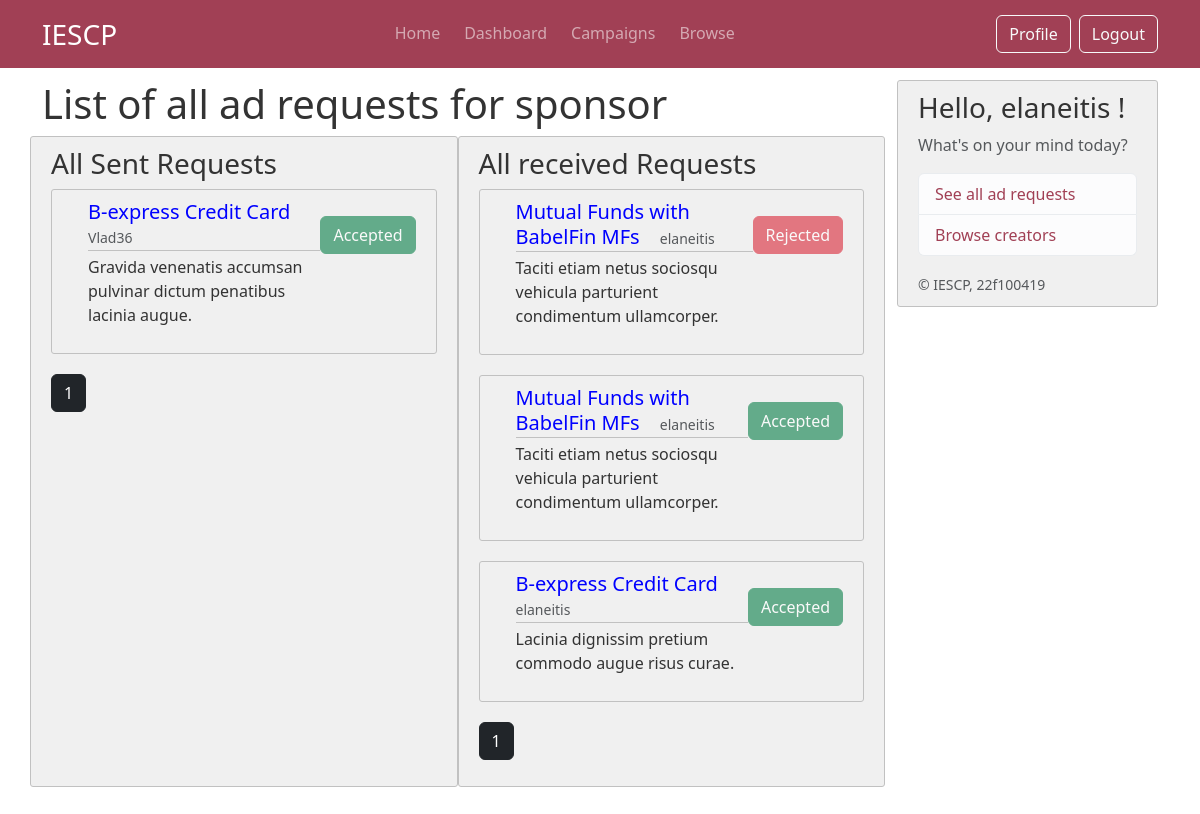
The app's page /sponsor-ad-requests (signed in) with its own data.
### iescp/models.py (models this page shows, shortened)
class AdRequest(db.Model):
    id = db.Column(db.Integer, primary_key=True)
    post_id = db.Column(db.Integer, db.ForeignKey('post.id'), nullable=False)
    sender_id = db.Column(db.Integer, db.ForeignKey('commonuser.id'), nullable=False)
    receiver_id = db.Column(db.Integer, db.ForeignKey('commonuser.id'), nullable=False)
    description = db.Column(db.Text, nullable=False)
    budget = db.Column(db.String(20), nullable=False)
    expected_completion_date = db.Column(db.DateTime, nullable=False)
    status = db.Column(db.String(20), nullable=False, default='pending')  # pending, accepted, rejected
    post = db.relationship('Post', backref='ad_requests')
    sender = db.relationship('CommonUser', foreign_keys=[sender_id], backref='sent_ad_requests')
    receiver = db.relationship('CommonUser', foreign_keys=[receiver_id], backref='received_ad_requests')

class Post(db.Model):
     id = db.Column(db.Integer, primary_key=True)
     title = db.Column(db.String(100), nullable =False)
     date_posted = db.Column(db.DateTime, nullable =False, default =datetime.now(timezone.utc))
     description = db.Column(db.Text, nullable =False)
     budget = db.Column(db.String(20), nullable =False)
     industry = db.Column(db.String(20), nullable =False)
     end_date = db.Column(db.DateTime, nullable =False)
     user_id = db.Column(db.Integer,db.ForeignKey('sponsor.id'),nullable= False)
     status = db.Column(db.String(20), nullable=False, default='Public')
     author = db.relationship('Sponsor', backref='posts', lazy=True)

class CommonUser(db.Model,UserMixin):
     __tablename__ = 'commonuser'
     id = db.Column(db.Integer, primary_key=True)
     role = db.Column(db.String(25), nullable=False) # sponsor or creator
     username = db.Column(db.String(16), unique=True, nullable =False)
     password = db.Column(db.String(60), nullable =False)
     email = db.Column(db.String(50), unique=True, nullable =False)
     firstname = db.Column(db.String(50), nullable=False)
     lastname = db.Column(db.String(50), nullable=False)
     profile_pic = db.Column(db.String(16), nullable =False, default='default.jpg')
     status = db.Column(db.String(12), nullable= False, default='Public') #public or private profile for browse page
     flag = db.Column(db.String(5), nullable=False, default='No') # flag for admin
     phone_no = db.Column(db.String(16), nullable = False)

### iescp/routes.py (the view)
@app.route("/sponsor-ad-requests")
@login_required
@sponsor_required
def sponsor_adreq_list():
     senpage = request.args.get('senpage',default=1,type=int)
     recpage = request.args.get('recpage',default=1,type=int)
     sent_adreq = AdRequest.query.filter_by(sender_id = current_user.id).paginate(page=senpage,per_page=6)
     ads_rec = AdRequest.query.filter_by(receiver_id = current_user.id).paginate(page=recpage,per_page=6)
     return render_template("sponsor/sponsor_adreq_list.html",ads_sent=sent_adreq, ads_rec=ads_rec)

### iescp/models.py (called while the page is built)
@login_manager.user_loader
def load_user(user_id):
     return CommonUser.query.get(int(user_id))

### iescp/templates/sponsor/sponsor_adreq_list.html (shortened to what this page needs)
{% extends "layout.html" %}
{% block content %}
<h1> List of all ad requests for sponsor </h1>
<div class="row">
    <div class="content-section col-md-6">
        <h2 class="h3"> All Sent Requests</h2>
        {% if ads_sent.total != 0 %}
            {% for ad_post in ads_sent %}
                <article class="d-flex content-section">
                    <div class="flex-grow-1 ms-3">
                        <div class="article-metadata">
                            <a class="mr-2 h5" href="{{ url_for('view_adreq', ad_id=ad_post.id) }}" style="margin-right: 1rem;"> {{ ad_post.post.title }}</a>
                            <small class="text-muted"> {{ ad_post.receiver.username }}</small>
                        </div>
                        <p class="article-content"> {{ ad_post.description }} </p>
                    </div>
                    <div class="flex-shrink-0 mt-3">
                        {% if ad_post.status=='accepted' %}
                            <button type="button" class="btn btn-success" disabled> Accepted </button>
                        {% endif %}
                    </div>
                </article>
            {% endfor %}
            {% for page_num in ads_sent.iter_pages(left_edge=1, right_edge=1, left_current=1, right_current=2) %}
                {% if page_num %}
                    {% if ads_sent.page == page_num %}
                            <a class="btn btn-dark mb-3" href="{{ url_for('sponsor_adreq_list', senpage=page_num) }}"> {{ page_num }}</a>
                    {% else %}
                            <a class="btn btn-outline-dark mb-3" href="{{ url_for('sponsor_adreq_list', senpage=page_num) }}"> {{ page_num }}</a>
                    {% endif %}
                {% else %}
                    ...
                {% endif %}
            {% endfor %}
        {% else %}
            <h3 class="h4"> You have no ad requests</h3>
        {% endif %}
    </div>
    <div class="content-section col-md-6">
        <h2 class="h3"> All received Requests</h2>
        {% if ads_rec.total != 0 %}
            {% for ad_post in ads_rec %}
                <article class="d-flex content-section">
                    <div class="flex-grow-1 ms-3">
                        <div class="article-metadata">
                            <a class="mr-2 h5" href="{{ url_for('view_adreq', ad_id=ad_post.id) }}" style="margin-right: 1rem;"> {{ ad_post.post.title }}</a>
                            <small class="text-muted"> {{ ad_post.receiver.username }}</small>
                        </div>
                        <p class="article-content"> {{ ad_post.description }} </p>
                    </div>
                    <div class="flex-shrink-0 mt-3">
                        {% if ad_post.status=='accepted' %}
                            <button type="button" class="btn btn-success" disabled> Accepted </button>
                        {% endif %}
                        {% if ad_post.status=='rejected' %}
                            <button type="button" class="btn btn-danger" disabled> Rejected </button>
                        {% endif %}
                    </div>
                </article>
            {% endfor %}
            {% for page_num in ads_rec.iter_pages(left_edge=1, right_edge=1, left_current=1, right_current=2) %}
                {% if page_num %}
                    {% if ads_rec.page == page_num %}
                            <a class="btn btn-dark mb-3" href="{{ url_for('sponsor_adreq_list', recpage=page_num) }}"> {{ page_num }}</a>
                    {% else %}
                            <a class="btn btn-outline-dark mb-3" href="{{ url_for('sponsor_adreq_list', recpage=page_num) }}"> {{ page_num }}</a>
                    {% endif %}
                {% else %}
                    ...
                {% endif %}
            {% endfor %}
        {% else %}
            <h3 class="h5"> You have no ad requests</h3>
        {% endif %}
    </div>
</div>
{% endblock content %}

### iescp/templates/layout.html (shortened to what this page needs)
<!DOCTYPE html>
<html>
    <head>
        <link href="https://cdn.jsdelivr.net/npm/bootstrap@5.3.3/dist/css/bootstrap.min.css" rel="stylesheet">
        <link rel="stylesheet" type="text/css" href="{{ url_for('static', filename='css/layout.css') }}">
    </head>
    <body>
        {% if current_user.email!='admin@admin.com'%}
        <header class="site-header">
            <nav class="navbar navbar-expand-md fixed-top" data-bs-theme="dark">
                <div class="container">
                    <a class="navbar-brand fs-3" href="{{ url_for('home') }}" >IESCP</a>
                    <div class="collapse navbar-collapse" id="navbarSupportedContent">
                        <ul class="navbar-nav nav-underline ms-auto mb-2 mb-lg-0 gap-2">
                            <li class="nav-item">
                                <a class="nav-link {{ 'active' if request.endpoint == 'home' }}" aria-current="page" href="{{ url_for('home') }}"> Home </a>
                            </li>
                            <li class="nav-item">
                                <a class="nav-link {{ 'active' if request.endpoint == 'dashboard' }}" href="{{ url_for('dashboard') }}"> Dashboard </a>
                            </li>
                            <li class="nav-item">
                                <a class="nav-link {{ 'active' if request.endpoint == 'campaign' }}" href="{{ url_for('campaign') }}"> Campaigns </a>
                            </li>
                            <li class="nav-item">
                                <a class="nav-link {{ 'active' if request.endpoint == 'browse' }}" href="{{ url_for('browse') }}"> Browse </a>
                            </li>
                        </ul>
                        <ul class="navbar-nav ms-auto mb-2 mb-lg-0 gap-2">
                            <li class="nav-item">
                                {% if current_user.role=='Sponsor' %}
                                    <a class="btn btn-outline-light" href="{{url_for('sponsor_profile')}}"> Profile </a>
                                {% endif %}
                            </li>
                            <li class="nav-item">
                                <a class="btn btn-outline-light" href="{{ url_for('logout') }}"> Logout </a>
                            </li>
                        </ul>
                    </div>
            </nav>
        </header>
        <main role="main" class="container">
            <div class="row">
                <div class="col-md-9">
                    {% block content %} {% endblock %}
                </div>
                <div class="col-md-3">
                    <div class="content-section sticky-top">
                        <h3> Hello, {{ current_user.username }} ! </h3>
                        <p class='text-muted'> What's on your mind today?
                        <ul class="list-group">
                            {% if current_user.role == "Sponsor" %}
                            <li class="list-group-item list-group-item-action list-group-item-light"> <a href="{{ url_for('sponsor_adreq_list') }}"> See all ad requests </a> </li>
                            <li class="list-group-item list-group-item-action list-group-item-light"> <a href="{{ url_for('browse') }}"> Browse creators </a> </li>
                            {% endif %}
                        </ul>
                        </p>
                        <small class="text-muted">&copy; IESCP, 22f100419</small>
                    </div>
                </div>
            </div>
        </main>
        {% endif %}
    </body>
</html>

### iescp/static/css/layout.css (style rules this page uses)
.navbar { background-color: #a14055; }
.sticky-top { top: 80px; }
body { background: #fff; color: #333333; margin-top: 5rem; height: 100vh; }
body::before { content: ''; position: fixed; top: 0; left: 0; width: 100%; height: 100%; background-image: url('../images/layout-bg-2.png'); background-size: cover; background-repeat: no-repeat; background-position: center; background-attachment: fixed; opacity: 0.3; z-index: -1; }
.content-section { background: #f0f0f0; padding: 10px 20px; border: 1px solid #c1c1c1; border-radius: 3px; margin-bottom: 20px; }
a { text-decoration: none; }
.article-content { white-space: pre-line; }
.article-metadata { padding-bottom: 1px; margin-bottom: 4px; color: blue; text-decoration: none; border-bottom: 1px solid #c1c1c1; }
.list-group a { color: #a14055; }

### records on screen
AdRequest: post "B-express Credit Card", receiver.username "Vlad36", description "Gravida venenatis accumsan pulvinar dictum penatibus lacinia augue.", status "Accepted"
AdRequest: post "Mutual Funds with BabelFin MFs", receiver.username "elaneitis", description "Taciti etiam netus sociosqu vehicula parturient condimentum ullamcorper.", status "Rejected"
AdRequest: post "Mutual Funds with BabelFin MFs", receiver.username "elaneitis", description "Taciti etiam netus sociosqu vehicula parturient condimentum ullamcorper.", status "Accepted"
AdRequest: post "B-express Credit Card", receiver.username "elaneitis", description "Lacinia dignissim pretium commodo augue risus curae.", status "Accepted"
CommonUser: username "elaneitis"

### other values on screen
{{ page_num }} "1"
